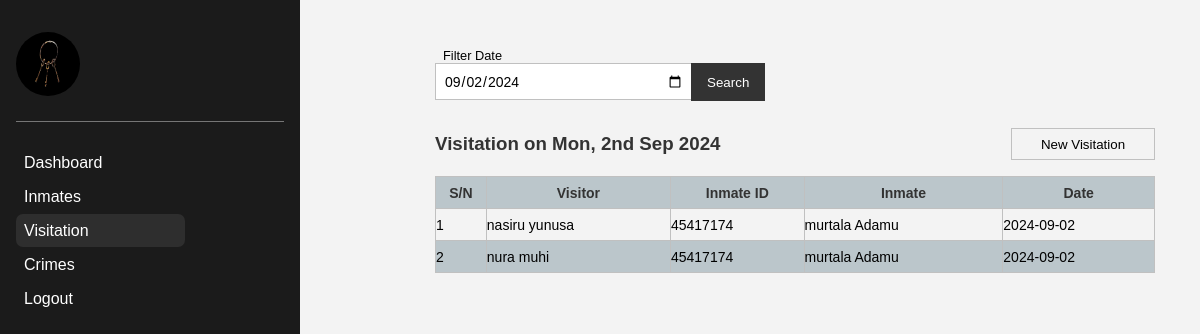
Screenshot of /visitation.php?date=2024-09-02 with the database file from the repository.
### tables this page shows
CREATE TABLE `visitor` (
  `id` int(11) NOT NULL,
  `firstName` varchar(250) NOT NULL,
  `lastName` varchar(250) NOT NULL,
  `inmate` int(11) NOT NULL,
  `date` varchar(250) NOT NULL,
  `phone` varchar(250) NOT NULL
);

CREATE TABLE `inmate` (
  `id` int(11) NOT NULL,
  `firstName` varchar(250) NOT NULL,
  `lastName` varchar(250) NOT NULL,
  `crime` int(11) NOT NULL,
  `sentence` varchar(250) NOT NULL,
  `idNumber` varchar(250) NOT NULL,
  `maritalStatus` varchar(250) NOT NULL,
  `timeServeStart` varchar(250) NOT NULL,
  `dob` varchar(250) NOT NULL,
  `image` varchar(250) NOT NULL
);

### Classes/Admin.php (called while the page is built, shortened)
<?php
class Admin{
    private $conn;
    public function __construct($db){
        $this->conn = $db;
    }
    public function getVisitorsByDate($date = null) {
        $date = $date ? $date : date('d/m/Y');
        $sql = "SELECT
                    visitor.date,
                    visitor.firstName as visitorFirstName,
                    visitor.lastName as visitorLastName,
                    inmate.idNumber as inmateIdNumber,
                    inmate.lastName as inmateFirstName,
                    inmate.firstName as inmateLastName
                FROM
                    `visitor`
                JOIN
                    `inmate` ON visitor.inmate = inmate.id
                WHERE DATE(visitor.date) = ?";
        $stmt = $this->conn->prepare($sql);
        $stmt->bind_param('s', $date);
        $stmt->execute();
        $result = $stmt->get_result();
        return $result;
    }
}

### visitation.php (the view, shortened to what this page needs)
<?php
include 'Classes/Admin.php';
$db_conn = new Database();
$db = $db_conn->connect();
$admin = new Admin($db);
$selectedDate = isset($_GET['date']) ? $_GET['date'] : date('Y-m-d');
$result = $admin->getVisitorsByDate($selectedDate);
if ($result->num_rows > 0) {
    $index = 1;
    $visitor = "";
    while ($row = $result->fetch_assoc()) {
        $visitor .= '<tr>
                        <td>' . $index . '</td>
                        <td>' . htmlspecialchars($row['visitorFirstName']) . ' ' . htmlspecialchars($row['visitorLastName']) . '</td>
                        <td>' . htmlspecialchars($row['inmateIdNumber']) . '</td>
                        <td>' . htmlspecialchars($row['inmateFirstName']) . ' ' . htmlspecialchars($row['inmateLastName']) . '</td>
                        <td>' . htmlspecialchars($row['date']) . '</td>
                    </tr>';
        $index++;
    }
} else {
    $visitor = '<tr>
                    <td colspan="5">No visitors found on the selected date</td>
                </tr>';
}
function formatDate($date) {
    try {
        $dateObj = new DateTime($date);
        return $dateObj->format('D, jS M Y');
    } catch (Exception $e) {
        return 'Invalid date';
    }
}
$formattedDate = formatDate($selectedDate);
?>
<?php include 'includes/header.php'; ?>
<div class="visitation">
    <?php include 'includes/side-nav.php'; ?>
    <div class="visitation-contents">
        <div class="search-visitation">
            <form method="GET" action="">
                <label for="search-input">Filter Date</label>
                <input type="date" id="search-input" name="date" value="<?php echo htmlspecialchars($selectedDate); ?>">
                <button type="submit">Search</button>
            </form>
        </div>
        <div class="visitation-list">
            <?php $text = ($selectedDate == date("Y-m-d")) ? "Visitation for Today" : "Visitation on " . htmlspecialchars($formattedDate); ?>
            <div class="title">
                <div class="new-visitation">
                    <h3><?php echo $text; ?></h3>
                    <button onclick="displayVisitorForm()">New Visitation</button>
                </div>
            </div>
            <table>
                <thead>
                    <tr>
                        <th>S/N</th>
                        <th>Visitor</th>
                        <th>Inmate ID</th>
                        <th>Inmate</th>
                        <th>Date</th>
                    </tr>
                </thead>
                <tbody>
                    <?php echo $visitor; ?>
                </tbody>
            </table>
        </div>
    </div>
</div>

### styles/styles.css (style rules this page uses)
* { margin: 0; padding: 0; list-style: none; text-decoration: none; font-family: Arial, Helvetica, sans-serif; }
.inmate, .visitation, .crime { display: flex; flex-direction: row; }
.inmate .inmate-contents, .visitation .visitation-contents, .crime .crime-contents { display: flex; flex-direction: column; align-items: center; width: 75%; background-color: #f3f3f3; }
.inmate .inmate-contents .search-inmate, .visitation .visitation-contents .search-visitation { width: 80%; margin-top: 3rem; margin-left: 10%; height: 5rem; }
.inmate .inmate-contents .search-inmate input, .visitation .visitation-contents .search-visitation input { width: 15rem; height: 2.2rem; font-size: 14px; outline: none; padding-left: .5rem; padding-right: .5rem; border: 1px solid silver; background-color: #fff; }
.visitation .visitation-contents .search-visitation label { display: block; margin-left: .5rem; font-size: .8rem; }
.visitation .visitation-contents .search-visitation button { padding: .6rem 1rem; height: 2.4rem; border: none; margin-left: -.4rem; color: #fff; background-color: #333; cursor: pointer; }
.inmate .inmate-list, .visitation .visitation-list, .crime .crime-list { width: 80%; margin-left: 10%; }
.inmate .inmate-list .title, .visitation .visitation-list .title, .crime .crime-list .title { display: flex; }
.inmate .inmate-list .title h3, .visitation .visitation-list .title h3, .crime .crime-list .title h3 { flex: 1; margin-bottom: 1rem; color: #333; }
.inmate .inmate-list .title .new-inmate, .visitation .visitation-list .title .new-visitation, .crime .crime-list .title .new-crime { flex: 1; display: flex; align-items: center; justify-content: flex-end; }
.inmate .inmate-list .title button, .visitation .visitation-list .title button, .crime .crime-list .title button { border: 1px solid silver; width: 9rem; height: 2rem; padding: .5rem; margin-bottom: 1rem; background-color: transparent; cursor: pointer; transition: .3s; }
.inmate .inmate-list table, .visitation .visitation-list table, .crime .crime-list table { width: 100%; border-collapse: collapse; border: 1px solid silver; }
.inmate .inmate-contents .inmate-list thead, .visitation .visitation-contents .visitation-list thead, .crime .crime-contents .crime-list thead { background-color: #bbc6cb; color: #333; }
.inmate .inmate-contents .inmate-list tbody tr:nth-child(even), .visitation .visitation-contents .visitation-list tbody tr:nth-child(even), .crime .crime-contents .crime-list tbody tr:nth-child(even) { background-color: #bbc6cb; }
.inmate .inmate-contents .inmate-list tr, .visitation .visitation-contents .visitation-list tr, .crime .crime-contents .crime-list tr { height: 2rem; width: 100%; border: 1px solid silver; }
.inmate .inmate-contents .inmate-list th, td, .visitation .visitation-contents .visitation-list th, td, .crime .crime-contents .crime-list th, td { border: 1px solid silver; font-size: 14px; }
.visitation .visitation-contents form input, .inmate .inmate-contents form input { width: 70%; }

### rows the page displays
visitor: date "Visitation on Mon, 2nd Sep 2024", firstName "nura", lastName "muhi", inmate.idNumber "45417174", inmate.lastName "murtala", inmate.firstName "Adamu", date "2024-09-02"
visitor: firstName "nasiru", lastName "yunusa", inmate.idNumber "45417174", inmate.lastName "murtala", inmate.firstName "Adamu", date "2024-09-02"
